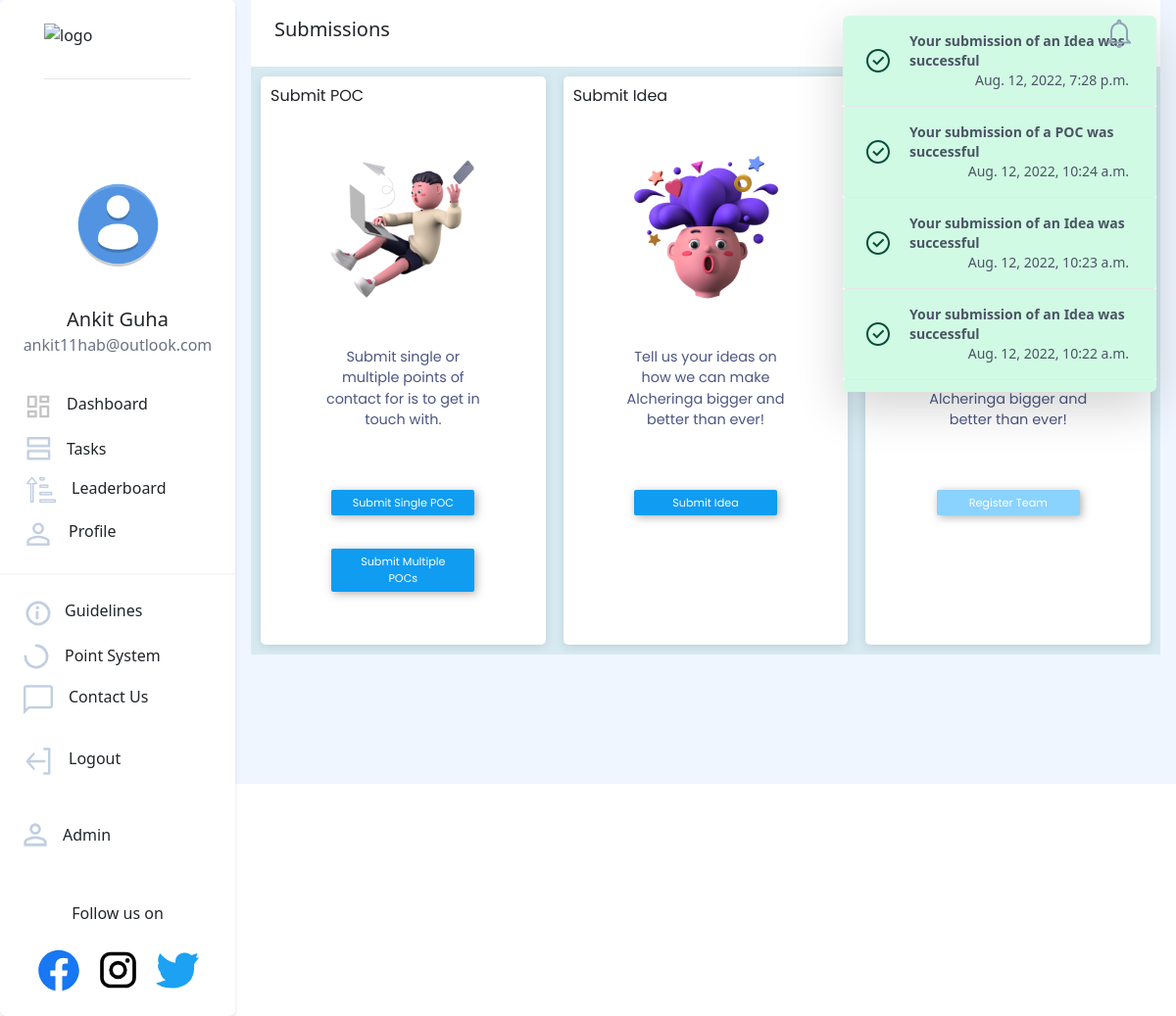
Page /submissions/home/ (signed in) on the committed database.
### users/models.py (models this page shows, shortened)
class NewUser(AbstractBaseUser, PermissionsMixin):
    id = models.SlugField(primary_key=True, default=uuid.uuid4)
    alcherid = models.CharField(
        max_length=9, blank=True, unique=True, default=create_new_ref_number)
    img = models.ImageField(
        upload_to="image-uploads/", default='image-uploads/user.png')
    email = models.EmailField(_('email address'), unique=True)
    username = models.CharField(max_length=150, unique=False, default="user")
    firstname = models.CharField(max_length=150, blank=True)
    phone = PhoneNumberField(unique=False, blank=True)
    graduation_year = models.CharField(max_length=200, unique=False)
    college_state = models.CharField(max_length=200, unique=False)
    college_city = models.CharField(max_length=200, unique=False)
    college_name = models.CharField(max_length=200, unique=False)
    position_of_responsibility = models.CharField(
        max_length=200, unique=False, blank=True)
    interested_modules = models.CharField(
        max_length=200, unique=False, blank=True)
    instahandle = models.CharField(
        max_length=200, blank=True, null=True, unique=True, )
    referred_by = models.CharField(
        max_length=9, blank=True)
    referrals = models.IntegerField(default=0)
    date_joined = models.DateTimeField(default=timezone.now)
    provider = models.CharField(max_length=200, unique=False, default="email")
    about = models.TextField(_('about'), max_length=500, blank=True)
    is_staff = models.BooleanField(default=False)
    is_active = models.BooleanField(default=False)
    objects = CustomAccountManager()
    points = models.IntegerField(default=50)
    tasks = models.IntegerField(default=0)
    USERNAME_FIELD = 'email'
    REQUIRED_FIELDS = ['firstname']

### dashboard/models.py (models this page shows, shortened)
class Notifications(models.Model):
    TYPECHOICES = [
        ('Success', 'Success'),
        ('Warning', 'Warning'),
        ('Info', 'Info'),
    ]
    id = models.SlugField(primary_key=True, default=uuid.uuid4)
    message = models.CharField(max_length=200)
    user = models.ForeignKey(
        'users.NewUser', default=None, null=True,blank=True, on_delete=models.CASCADE)
    created_on = models.DateTimeField(default=timezone.now)
    type = models.CharField(max_length=200,choices=TYPECHOICES)
    isread=models.BooleanField(default=False)

### submissions/views.py (the view)
# urls.py: path('home/', views.home, name='submissionhome'),
@login_required(login_url='dashboard_page')
def home(request):
    notification_list = Notifications.objects.filter(
        Q(user=request.user) | Q(user=None)).order_by('-created_on')
    isread = True
    notification_list = Notifications.objects.filter(
        Q(user=request.user) | Q(user=None)).order_by('-created_on')
    for notif in notification_list:
        if not notif.isread:
            isread = False
            break
    return render(request, 'submissions/home.html', {'heading': 'Submissions', 'notification_list': notification_list,'isread': isread})

### templates/submissions/home.html (shortened to what this page needs)
{% extends '../basic.html'%}
{% block body %}
<body>
    <div class="bg-blue-50 flex">
        {% include "../navbar.html" %}
        <div class="flex">
            <div class="flex-grow">
                {% include "submissions/submissions.html" %}
            </div>
        </div>
    </div>
    </div>
</body>
{%endblock%}

### templates/navbar.html (shortened to what this page needs)
{% load static %}
<nav class="hidden sm:block bg-white h-screen border-gray-400 rounded ">
  <div class="flex flex-col justify-center bg-white border-gray-400 rounded shadow-md">
    <a href="/"><img src="https://i.ibb.co/28C2v0b/image.png" class="mt-6 mx-auto pb-3 border-b" width="150px"
        height="40px" alt="logo" border="0" /></a>
    <div class="flex flex-col justify-center" style="margin:1.5vh 0;align-items: center;">
      <div id="profile-value" class="absolute">
        <img src="{{request.user.img.url}}" width="93px" alt="profile pic" border="0" class="mx-auto rounded-full">
      </div>
      <div class="pt-4 font-medium text-xl text-center" style="margin-top:-60px;">{{request.user.firstname}}</div>
      <div class="text-gray-500 text-base font-normal text-center">{{request.user.email}}</div>
    </div>
    <div class="elements flex flex-col justify-center" style="margin:1vh 0;padding:1vh 0">
      <div>
        <a href="{% url 'dashboard_page' %}"
          class="rounded-full flex flex-nowrap pl-6 w-60 hover:border-0 hover:bg-gray-100 hover:no-underline"
          style="padding-top:1vh;padding-bottom:1vh">
          {% if heading == 'Dashboard' %}
          <img src="{% static 'icons/dashboard-active.png' %}" />
          {% else %}
          <img src="{% static 'icons/dashboard.png' %}" />
          {% endif %}
          <p class="pl-4 hover:no-underline" style="transform: translate(-2px,0)">Dashboard</p>
        </a>
      </div>
      <div>
        <a href="{% url 'tasks' %}"
          class="rounded-full flex flex-nowrap pl-6 w-60 hover:border-0 hover:bg-gray-100 hover:no-underline"
          style="padding-top:1vh;padding-bottom:1vh; transform: translate(3px,0)">
          {% if heading == 'Tasks' %}
          <img src="{% static 'icons/tasks-active.png' %}" />
          {% else %}
          <img src="{% static 'icons/tasks.png' %}" />
          {% endif %}
          <p class="pl-4 hover:no-underline">Tasks</p>
        </a>
      </div>
      <div>
        <a href="{% url 'leaderboard' %}"
          class="rounded-full flex flex-nowrap pl-6 w-60 hover:border-0 hover:bg-gray-100 hover:no-underline"
          style="padding-top:1vh;padding-bottom:1vh; transform: translate(3px,0)">
          {% if heading == 'Leaderboard' %}
          <img src="{% static 'icons/leaderboard-active.png' %}" />
          {% else %}
          <img src="{% static 'icons/leaderboard.png' %}" />
          {% endif %}
          <p class="pl-4 hover:no-underline">Leaderboard</p>
        </a>
      </div>
      <div>
        <a href="{% url 'profile' %}"
          class="rounded-full flex flex-nowrap w-60 pl-6 hover:border-0 hover:bg-gray-100 mb-3 hover:no-underline"
          style="cursor:pointer;padding-top:1vh;padding-bottom:1vh">
          {% if heading == 'Profile' %}
          <img src="{% static 'icons/profile-active.png' %}" />
          {% else %}
          <img src="{% static 'icons/profile.png' %}" />
          {% endif %}
          <p class="pl-4 no-underline">Profile</p>
        </a>
      </div>
      <hr class="border bg-gray-200" />
      <a href="{% url 'guidelines' %}"
        class="rounded-full flex flex-nowrap w-60 pl-6 hover:border-0 hover:bg-gray-100 hover:no-underline mt-3"
        style="cursor:pointer;padding-top:1vh;padding-bottom:1vh">
        <p class="pl-3 no-underline">Guidelines</p>
      </a>
      <a href="{% url 'scoring' %}"
        class="rounded-full flex flex-nowrap w-60 pl-6 hover:border-0 hover:bg-gray-100 hover:no-underline"
        style="cursor:pointer;padding-top:1vh;padding-bottom:1vh">
        <p class="pl-4 no-underline">Point System</p>
      </a>
      <a href="{% url 'contactus' %}"
        class="rounded-full flex flex-nowrap w-60 pl-6 hover:border-0 hover:bg-gray-100 hover:no-underline"
        style="cursor:pointer;padding-top:1vh;padding-bottom:1vh">
        {% if heading == 'Contact us' %}
        <img src="{% static 'icons/contactus-active.png' %}" />
        {% else %}
        <img src="{% static 'icons/contactus.png' %}" />
        {% endif %}
        <p class="pl-4 no-underline">Contact Us</p>
      </a>
      <a href="{% url 'logout' %}"
        class="side rounded-full flex flex-nowrap py-4 pl-6 w-60 hover:border-0 hover:bg-gray-100 hover:no-underline"
        style="cursor:pointer;padding-top:1vh;padding-bottom:1vh">
        <p class="pl-4 no-underline">Logout</p>
      </a>
      {% if request.user.is_staff %}
      <a href="/admin"
        class="rounded-full flex flex-nowrap py-4 w-60 pl-6 hover:border-0 hover:bg-gray-100 mb-3 hover:no-underline"
        style="cursor:pointer;padding-top:1vh;padding-bottom:1vh">
        <p class="pl-4 no-underline">Admin</p>
      </a>
      {%endif%}
    </div>
    <div>
      <div style="text-align:center">
        <p class="px-8" style="font-weight:500;">Follow us on</p>
        <div class=" flex justify-center space-x-4 m-4">
          <a style="cursor:pointer;" href="https://www.facebook.com/alcheringaiitg" target="_blank"></a>
          <a style="cursor:pointer;" href="https://www.instagram.com/alcheringaiitg/" target="_blank"></a>
          <a style="cursor:pointer;" href="https://twitter.com/alcheringaiitg" target="_blank"></a>
        </div>
      </div>
    </div>
  </div>
</nav>
<div class="mx-3 flex-grow" x-data="{ dropdownOpen: false }">
  <nav class=" px-6 py-3 flex justify-between bg-white sm:bg-none -mx-4 mx-0">
    <a class=" font-medium text-xl ">{{ heading }}</a>
    {%include 'navbarnotifications.html'%}
  </nav>

### templates/navbarnotifications.html (shortened to what this page needs)
{% load static %}
<button @click="dropdownOpen = !dropdownOpen" id="notif_unread" style="z-index:100;">
    {% if isread %}
    <img src="{% static 'icons/notifications-read.png' %}" id="notif_unread_img"/>
    {% else %}
    <img src="{% static 'icons/notifications-unread.png' %}" id="notif_unread_img"/>
    {% endif %}
</button>
<div x-show="dropdownOpen" @click="dropdownOpen = false" class="fixed inset-0 h-full w-full z-10"></div>
<div x-show="dropdownOpen" class="absolute right-0 bg-white rounded-md shadow-lg overflow-y-scroll max-h-96 z-20 lg:mx-5"
    style="width:20rem;" id="dropdown" style="display:none;">
    {% for notification in notification_list %}
    {% if notification.type == 'Info' %}
    <div>
        <a class="flex items-center px-4 py-3 border-b hover:bg-blue-300 bg-blue-100 rounded-b text-blue-900">
            <div class="py-1"><svg class="fill-current h-6 w-6 text-teal-500 mr-4" xmlns="http://www.w3.org/2000/svg"
                    viewBox="0 0 20 20">
                    <path
                        d="M2.93 17.07A10 10 0 1 1 17.07 2.93 10 10 0 0 1 2.93 17.07zm12.73-1.41A8 8 0 1 0 4.34 4.34a8 8 0 0 0 11.32 11.32zM9 11V9h2v6H9v-4zm0-6h2v2H9V5z" />
                </svg>
            </div>
            <p class="text-gray-600 text-sm mx-1 flex-grow">
                <span class="font-bold" href="#">{{notification.message}}</span>
                <br /><span class="font-thin float-right" href="#">{{notification.created_on}}</span>
            </p>
        </a>
    </div>
    {% elif notification.type == 'Success' %}
    <div>
        <a class="flex items-center px-4 py-3 border-b hover:bg-green-300 bg-green-100 rounded-b text-green-900">
            <div class="py-1">
            </div>
            <div class="text-gray-600 text-sm mx-1 flex-grow">
                <span class="font-bold" href="#">{{notification.message}}</span>
                <br /><span class="font-thin float-right" href="#">{{notification.created_on}}</span>
            </div>
        </a>
    </div>
    {% endif %}
    {% endfor %}
</div>

### templates/submissions/submissions.html (style rules this page uses)
* { margin: 0; padding: 0; box-sizing: border-box; }
a { text-decoration: none; color: unset; }

### rows in the picture
NewUser: user.img (placeholder picture), user.firstname "Ankit Guha", user.email "ankit11hab@outlook.com"
Notifications: message "Your submission of an Idea was successful", created_on "Aug. 12, 2022, 7:28 p.m."
Notifications: message "Your submission of a POC was successful", created_on "Aug. 12, 2022, 10:24 a.m."
Notifications: message "Your submission of an Idea was successful", created_on "Aug. 12, 2022, 10:23 a.m."
Notifications: message "Your submission of an Idea was successful", created_on "Aug. 12, 2022, 10:22 a.m."

### other values in the picture
{{ heading }} "Submissions"
